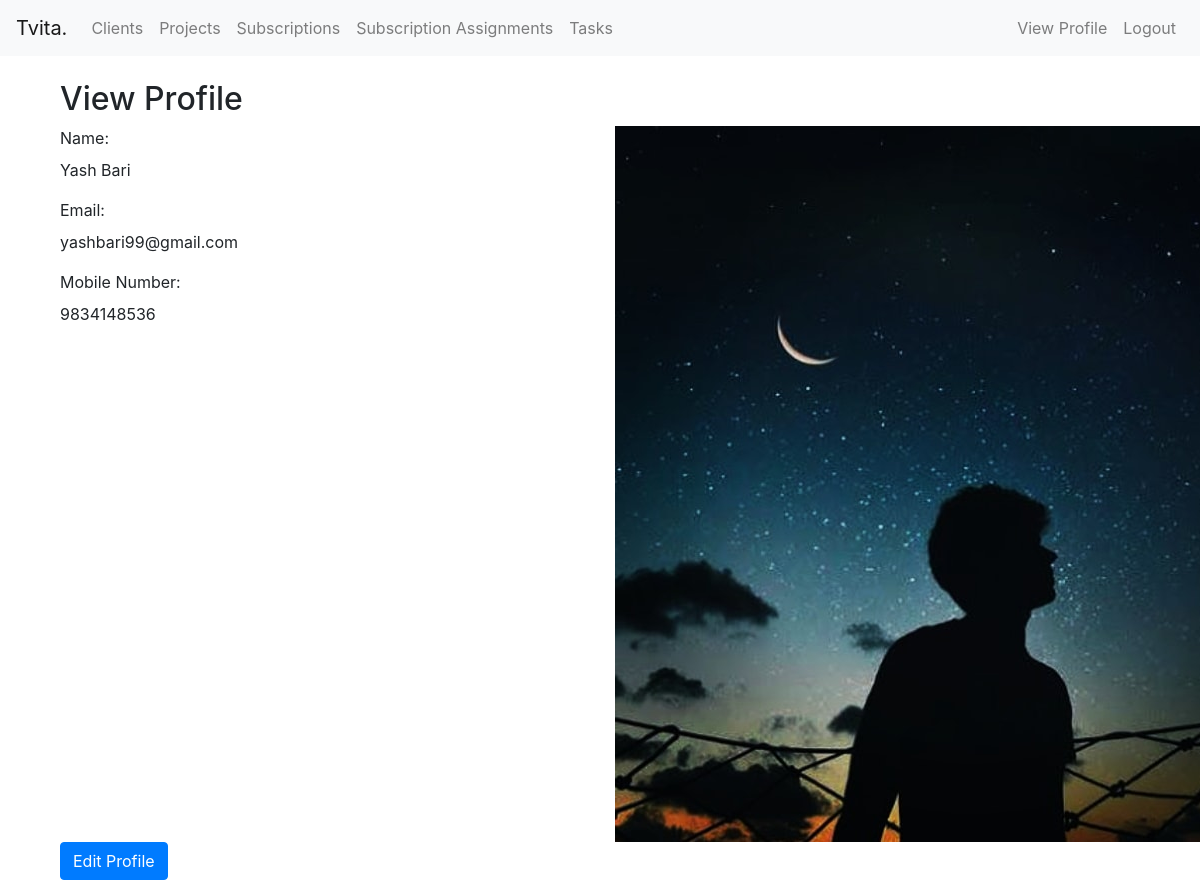
The page /profile/ (signed in) on the database as committed earlier.
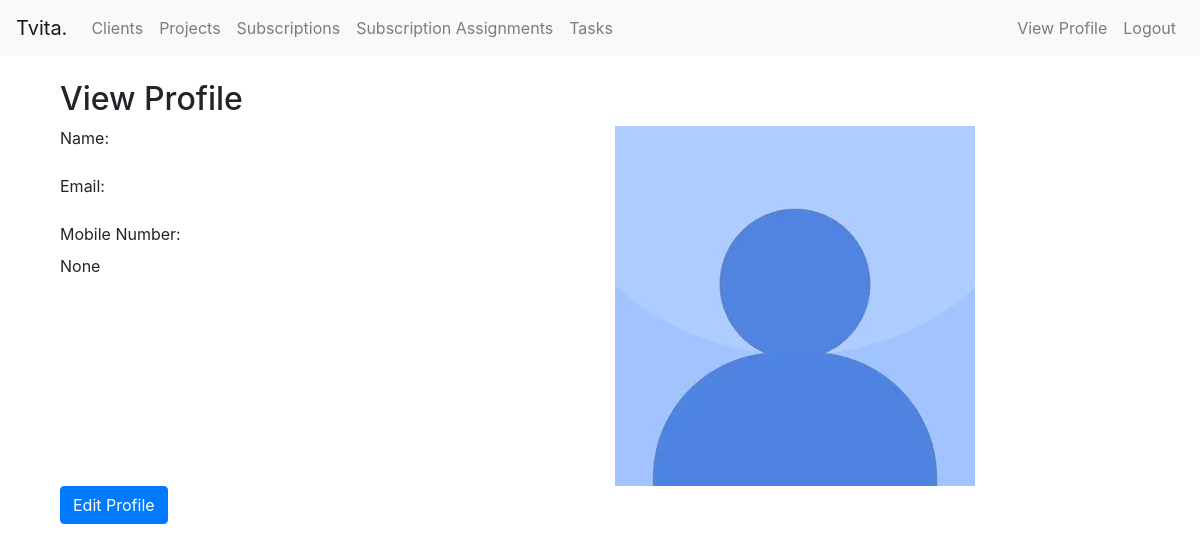
The same page on the database as committed later.
### Clients/models.py (models this page shows, shortened)
class UserProfile(models.Model):
    user = models.OneToOneField(User, on_delete=models.CASCADE)
    name = models.CharField(max_length=255)
    email = models.EmailField(max_length=255)
    mobile_number = models.CharField(max_length=255, blank=True, null=True)
    profile_photo = models.ImageField(upload_to='profile_photos/', blank=True, default='default_profile_photo.jpg')
    about_me = models.TextField(blank=True, null=True)
    location = models.CharField(max_length=50, blank=True, null=True)
    created_at = models.DateTimeField(auto_now_add=True)
    updated_at = models.DateTimeField(auto_now=True)

### Clients/views.py (the view)
# urls.py: path('profile/', views.view_profile, name='view_profile'),
@login_required
def view_profile(request):
    user_profile = request.user.userprofile
    return render(request, 'view_profile.html', {'user_profile': user_profile})

### templates/view_profile.html (shortened to what this page needs)
{% extends 'base.html' %}
{% load static %}
{% block content %}
<div class="container">
  <h2>View Profile</h2>
  <div class="profile-info">
    <div class="row">
      <div class="col-md-6">
        <div class="form-group">
          <label for="name">Name:</label>
          <p>{{ user_profile.name }}</p>
        </div>
        <div class="form-group">
          <label for="email">Email:</label>
          <p>{{ user_profile.email }}</p>
        </div>
        <div class="form-group">
          <label for="mobile_number">Mobile Number:</label>
          <p>{{ user_profile.mobile_number }}</p>
        </div>
      </div>
      <div class="col-md-6">
        <div class="profile-picture">
            {% if user_profile.profile_photo %}
            <img src="{{ user_profile.profile_photo.url }}" alt="Profile Photo">
        {% else %}
            <img src="{% static 'media\default_profile_photo.jpg' %}" alt="Default Profile Photo">
        {% endif %}
        </div>
      </div>
    </div>
  </div>
  <a href="{% url 'edit_profile' %}" class="btn btn-primary">Edit Profile</a>
</div>
{% endblock %}

### templates/base.html (shortened to what this page needs)
<!DOCTYPE html>
<html lang="en">
<head>
    <link rel="stylesheet" href="https://maxcdn.bootstrapcdn.com/bootstrap/4.5.2/css/bootstrap.min.css">
</head>
<body>
<nav class="navbar navbar-expand-lg navbar-light bg-light">
  <a class="navbar-brand" href="#">Tvita.</a>
  <div class="collapse navbar-collapse" id="navbarSupportedContent">
    <ul class="navbar-nav mr-auto">
      <li class="nav-item">
        <a class="nav-link" href="{% url 'client_list' %}">Clients</a>
      </li>
      <li class="nav-item">
        <a class="nav-link" href="{% url 'project_list' %}">Projects</a>
      </li>
      <li class="nav-item">
        <a class="nav-link" href="{% url 'subscription_list' %}">Subscriptions</a>
      </li>
      <li class="nav-item">
        <a class="nav-link" href="{% url 'subscription_assignment_list' %}">Subscription Assignments</a>
      </li>
      <li class="nav-item">
        <a class="nav-link" href="{% url 'task_list' %}">Tasks</a>
      </li>
    </ul>
    <ul class="navbar-nav ml-auto">
      {% if user.is_authenticated %}
        <li class="nav-item">
          <a class="nav-link" href="{% url 'view_profile' %}">View Profile</a>
        </li>
        <li class="nav-item">
          <a class="nav-link" href="{% url 'logout' %}">Logout</a>
        </li>
      {% else %}
        <li class="nav-item">
          <a class="nav-link" href="{% url 'login' %}">Login</a>
        </li>
      {% endif %}
    </ul>
  </div>
</nav>
<div class="container mt-4">
    {% block content %}
    {% endblock %}
</div>
</body>
</html>

Rows that differ between the two databases and show on the page:
changed UserProfile: mobile_number "9834148536" → "None"; profile_photo: picture removed, a placeholder shows; name "Yash Bari" → (not shown); email "yashbari99@gmail.com" → (not shown)
